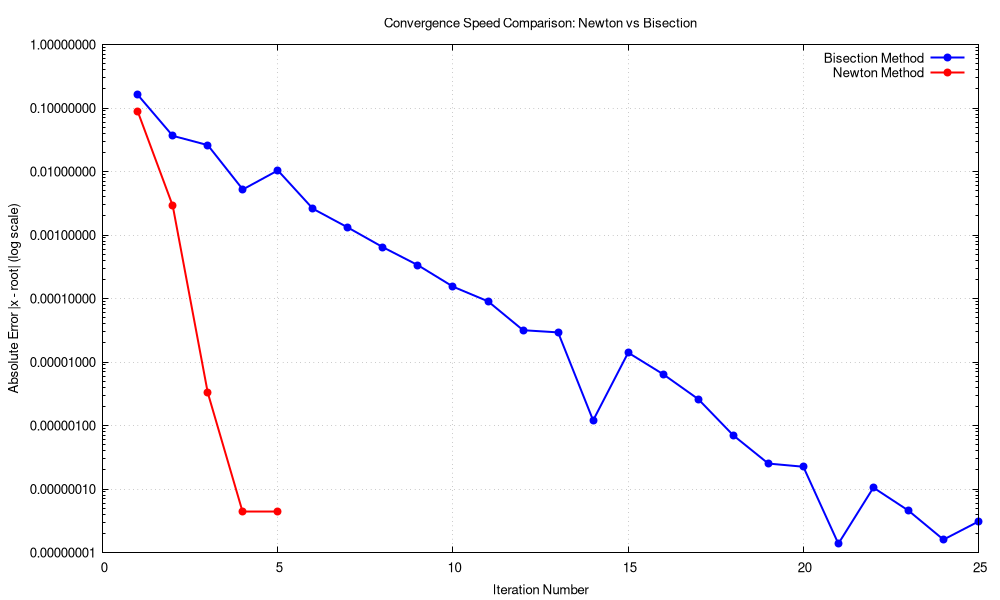

This figure's gnuplot source:
set terminal pngcairo size 800,600 enhanced font 'Verdana,10'
set output "fig3.png"
set terminal pngcairo size 1000,600 enhanced font 'Verdana,10'
set title "Convergence Speed Comparison: Newton vs Bisection"
set xlabel "Iteration Number"
set ylabel "Absolute Error |x - root| (log scale)"
set logscale y
set grid
set key right top

plot "error_bisection.txt" using 1:2 with linespoints lw 2 pt 7 lc rgb "blue" title "Bisection Method", \
     "error_newton.txt" using 1:2 with linespoints lw 2 pt 7 lc rgb "red" title "Newton Method"
